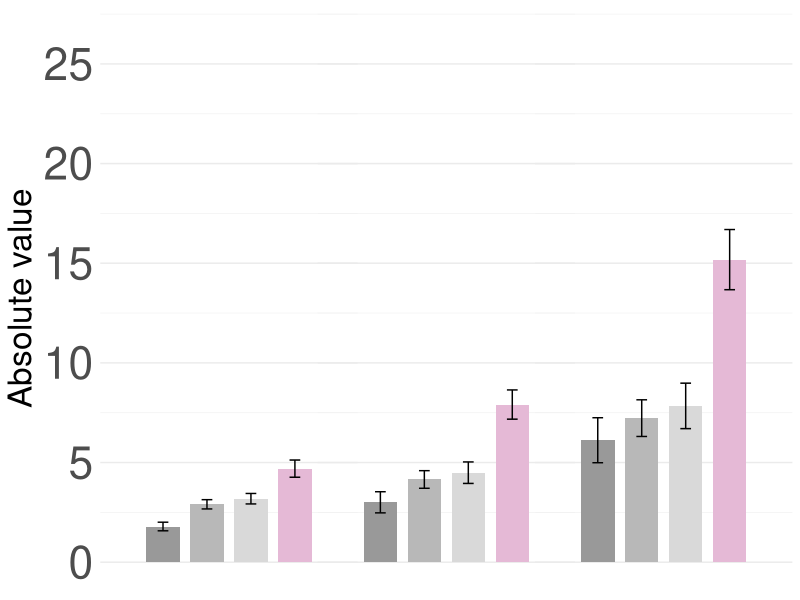
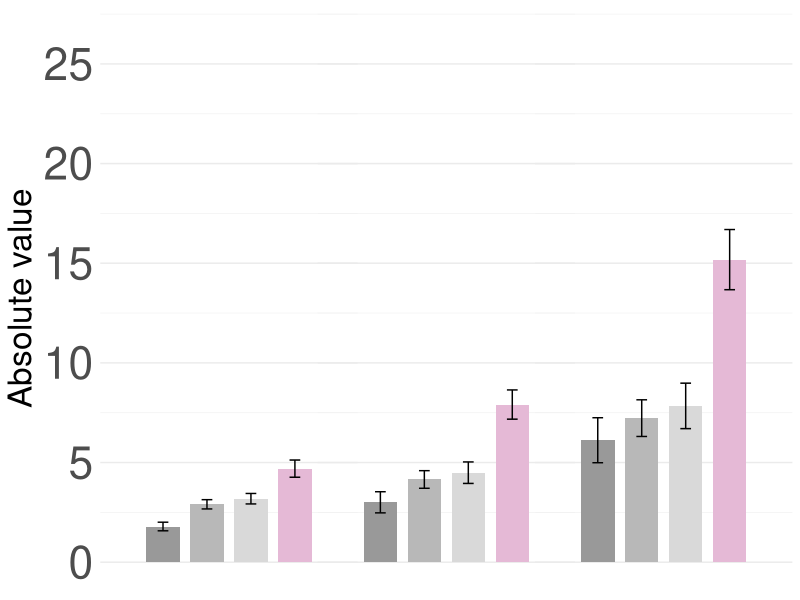

These charts were generated, in order, by the following R code:
## ---- chunk 1
knitr::opts_chunk$set(echo = TRUE)
## ---- chunk 2
library(dplyr)
library(tidyr)
library(ggplot2)

# read infant and null full graph stats
df_infant_05 <- read.csv("../../Fig2/data/PanelC/RGB_graphs/graphs_infant_RGB_05pct.csv", na.strings = c("", "NA")) 
df_G_null_05 <- read.csv("../../Fig2/data/PanelC/RGB_graphs/graphs_null_RGB_05pct.csv", na.strings = c("", "NA"))
df_S_null_05 <- read.csv("../../Fig2/data/PanelC/RGB_graphs/chunkedK1_label_shuffling_graphs_null_RGB_05pct.csv", na.strings = c("", "NA"))
df_ST_null_05 <- read.csv("../../Fig2/data/PanelC/RGB_graphs/chunkedK6_label_shuffling_graphs_null_RGB_05pct.csv", na.strings = c("", "NA"))

df_infant_10 <- read.csv("../../Fig2/data/PanelC/RGB_graphs/graphs_infant_RGB_10pct.csv", na.strings = c("", "NA")) 
df_G_null_10 <- read.csv("../../Fig2/data/PanelC/RGB_graphs/graphs_null_RGB_10pct.csv", na.strings = c("", "NA"))
df_S_null_10 <- read.csv("../../Fig2/data/PanelC/RGB_graphs/chunkedK1_label_shuffling_graphs_null_RGB_10pct.csv", na.strings = c("", "NA"))
df_ST_null_10 <- read.csv("../../Fig2/data/PanelC/RGB_graphs/chunkedK6_label_shuffling_graphs_null_RGB_10pct.csv", na.strings = c("", "NA"))

df_infant_20 <- read.csv("../../Fig2/data/PanelC/RGB_graphs/graphs_infant_RGB_20pct.csv", na.strings = c("", "NA")) 
df_G_null_20 <- read.csv("../../Fig2/data/PanelC/RGB_graphs/graphs_null_RGB_20pct.csv", na.strings = c("", "NA"))
df_S_null_20 <- read.csv("../../Fig2/data/PanelC/RGB_graphs/chunkedK1_label_shuffling_graphs_null_RGB_20pct.csv", na.strings = c("", "NA"))
df_ST_null_20 <- read.csv("../../Fig2/data/PanelC/RGB_graphs/chunkedK6_label_shuffling_graphs_null_RGB_20pct.csv", na.strings = c("", "NA"))
## ---- chunk 3

sort_and_filter_complete <- function(...) {
  dfs <- list(...)
  dfs <- lapply(dfs, function(df) df[order(df$subj, df$category), , drop = FALSE])
  keys <- lapply(dfs, function(df) paste(df$subj, df$category, sep = "\r"))
  stopifnot(all(vapply(dfs[-1], function(df) {
    identical(keys[[1]], paste(df$subj, df$category, sep = "\r"))
  }, logical(1))))
  keep <- Reduce(`&`, lapply(dfs, complete.cases))
  lapply(dfs, function(df) df[keep, , drop = FALSE])
}

dfs_05 <- sort_and_filter_complete(df_infant_05, df_G_null_05, df_S_null_05, df_ST_null_05)
df_infant_05 <- dfs_05[[1]]
df_G_null_05 <- dfs_05[[2]]
df_S_null_05 <- dfs_05[[3]]
df_ST_null_05 <- dfs_05[[4]]

dfs_10 <- sort_and_filter_complete(df_infant_10, df_G_null_10, df_S_null_10, df_ST_null_10)
df_infant_10 <- dfs_10[[1]]
df_G_null_10 <- dfs_10[[2]]
df_S_null_10 <- dfs_10[[3]]
df_ST_null_10 <- dfs_10[[4]]

dfs_20 <- sort_and_filter_complete(df_infant_20, df_G_null_20, df_S_null_20, df_ST_null_20)
df_infant_20 <- dfs_20[[1]]
df_G_null_20 <- dfs_20[[2]]
df_S_null_20 <- dfs_20[[3]]
df_ST_null_20 <- dfs_20[[4]]

# extremely inneficient :)
df_infant_05$dataset <- "Infant"
df_G_null_05$dataset <- "G-Null"
df_S_null_05$dataset <- "S-Null"
df_ST_null_05$dataset <- "ST-Null"

df_infant_05$pct <- "05"
df_G_null_05$pct <- "05"
df_S_null_05$pct <- "05"
df_ST_null_05$pct <- "05"

df_infant_10$dataset <- "Infant"
df_G_null_10$dataset <- "G-Null"
df_S_null_10$dataset <- "S-Null"
df_ST_null_10$dataset <- "ST-Null"

df_infant_10$pct <- "10"
df_G_null_10$pct <- "10"
df_S_null_10$pct <- "10"
df_ST_null_10$pct <- "10"

df_infant_20$dataset <- "Infant"
df_G_null_20$dataset <- "G-Null"
df_S_null_20$dataset <- "S-Null"
df_ST_null_20$dataset <- "ST-Null"

df_infant_20$pct <- "20"
df_G_null_20$pct <- "20"
df_S_null_20$pct <- "20"
df_ST_null_20$pct <- "20"

df_all <- rbind(df_infant_05, df_G_null_05, df_S_null_05, df_ST_null_05, df_infant_10, df_G_null_10, df_S_null_10, df_ST_null_10, df_infant_20, df_G_null_20, df_S_null_20, df_ST_null_20)
df_all$dataset <- factor(df_all$dataset, levels = c("G-Null", "S-Null", "ST-Null", "Infant"))
df_all$pct <- factor(df_all$pct, levels = c("05", "10", "20"))
## ---- chunk 4
cols_to_remove <- c("proportion_connected_nodes")

df_infant_05 <- df_infant_05 %>% dplyr::select(-all_of(cols_to_remove))
df_G_null_05 <- df_G_null_05 %>% dplyr::select(-all_of(cols_to_remove))
df_S_null_05 <- df_S_null_05 %>% dplyr::select(-all_of(cols_to_remove))
df_ST_null_05 <- df_ST_null_05 %>% dplyr::select(-all_of(cols_to_remove))

df_infant_10 <- df_infant_10 %>% dplyr::select(-all_of(cols_to_remove))
df_G_null_10 <- df_G_null_10 %>% dplyr::select(-all_of(cols_to_remove))
df_S_null_10 <- df_S_null_10 %>% dplyr::select(-all_of(cols_to_remove))
df_ST_null_10 <- df_ST_null_10 %>% dplyr::select(-all_of(cols_to_remove))

df_infant_20 <- df_infant_20 %>% dplyr::select(-all_of(cols_to_remove))
df_G_null_20 <- df_G_null_20 %>% dplyr::select(-all_of(cols_to_remove))
df_S_null_20 <- df_S_null_20 %>% dplyr::select(-all_of(cols_to_remove))
df_ST_null_20 <- df_ST_null_20 %>% dplyr::select(-all_of(cols_to_remove))
## ---- chunk 5
library(dplyr)
library(tidyr)
library(ggplot2)

features_to_plot <- c("overall_avg_connectivity") #"avg_degree"   "overall_avg_connectivity"
OUT_NAME <- ifelse("avg_degree" %in% features_to_plot, "degree", "connectivity")

name_map <- c(
  "avg_degree" = "Avg Degree",
  "overall_avg_connectivity" = "Connectivity"
)

print(df_all)

# do infant and null full graphs
# gather features into long form
df_long_all <- df_all %>%
  pivot_longer(
    cols = -c(subj, category, dataset, pct), # keep subj, category, dataset, melt the rest
    names_to = "feature",
    values_to = "value"
  ) %>%
  filter(feature %in% features_to_plot)

# sum across subjects per dataset × category × feature
df_sum_all <- df_long_all %>%
  group_by(pct, category, dataset, feature) %>%
  summarise(total_value = mean(value, na.rm = TRUE), .groups = "drop")

# normalize within each feature × category
df_norm_all <- df_sum_all %>%
  group_by(pct, category, feature) %>%
  # mutate(norm_value = total_value / max(total_value)) %>% # if using normalized
  mutate(norm_value = total_value) %>%
  ungroup() %>%
  mutate(feature = dplyr::recode(feature, !!!name_map))  # apply shorter names

df_sd_all <- df_long_all %>%
  group_by(pct, subj, category, feature) %>%
  # mutate(norm_value = value / max(value)) %>%
  mutate(norm_value = value) %>%
  ungroup() %>%
  group_by(pct, dataset, feature) %>%
  summarize(sd_ = sd(norm_value), se_ = sd(norm_value) / sqrt(length(norm_value))) %>%
  mutate(feature = dplyr::recode(feature, !!!name_map))  # apply shorter names

df_avg_norm_all <- df_norm_all %>%
  group_by(pct, dataset, feature) %>%
  summarise(mean_norm_value = mean(norm_value, na.rm = TRUE), sd_norm_value = sd(norm_value, na.rm = TRUE), .groups = "drop")

df_combined_all <- merge(df_avg_norm_all, df_sd_all, by = c("pct", "dataset", "feature"))
## ---- chunk 6
df_combined_all$dataset <- factor(df_combined_all$dataset, levels = c("G-Null", "S-Null", "ST-Null", "Infant"))
df_combined_all$pct <- factor(df_combined_all$pct, levels = c("05", "10", "20"))
## ---- chunk 7
library(RColorBrewer)

my_colors <- rep(c("grey60", "grey72", "grey85", "#e5b9d6"), length.out = 12)

# plot: Infant vs Null, averaged across categories
p <- ggplot(df_combined_all, aes(x = feature, y = mean_norm_value, fill = interaction(dataset, pct))) +
  geom_bar(stat = "identity", position = position_dodge(width = 0.82), width = 0.625, alpha = 1.) +
  geom_errorbar(
    aes(ymin = mean_norm_value - se_, # sd_norm_value SD across cats or sd_ if corpus level
        ymax = mean_norm_value + se_),
    width = 0.2,                           # horizontal width of error bars
    position = position_dodge(width = 0.82), # matches bar dodging
    alpha = 1
  ) +
  facet_wrap(~ pct) +
  theme_minimal() +
  # labs(y = "Normalized value", x = NULL) +
  labs(y = "Absolute value", x = NULL) +
  scale_fill_manual(values = my_colors) +
  theme(
    legend.position = "none",
    plot.title = element_text(size = 28, face = "bold", hjust = 0.5),
    axis.title.x = element_text(size = 24),
    axis.title.y = element_text(size = 24),
    axis.text.x  = element_blank(),
    axis.text.y  = element_text(size = 32),
    legend.title = element_text(size = 16),
    legend.text  = element_text(size = 14),
    strip.text   = element_blank(),
    panel.spacing.x = unit(-2, "lines"),
    panel.grid.major.x = element_blank(),
    panel.grid.minor.x = element_blank(),
    panel.grid.major.y = element_line(color = "grey92"),
    panel.grid.minor.y = element_line(color = "grey95")
) + 
  # scale_y_continuous(limits = c(0, 1.05),breaks = seq(0, 1.0, 0.25) ) # if using normalized values
  scale_y_continuous(limits = c(0, 26.5), breaks = seq(0, 25, 5) ) # if using absolute values
  ggsave(paste0(OUT_NAME, "_all_thres_RGB_abs_final.svg"), plot = p, width = 15, height = 7, dpi=300, device = "svg")

print(p)
## ---- chunk 8
